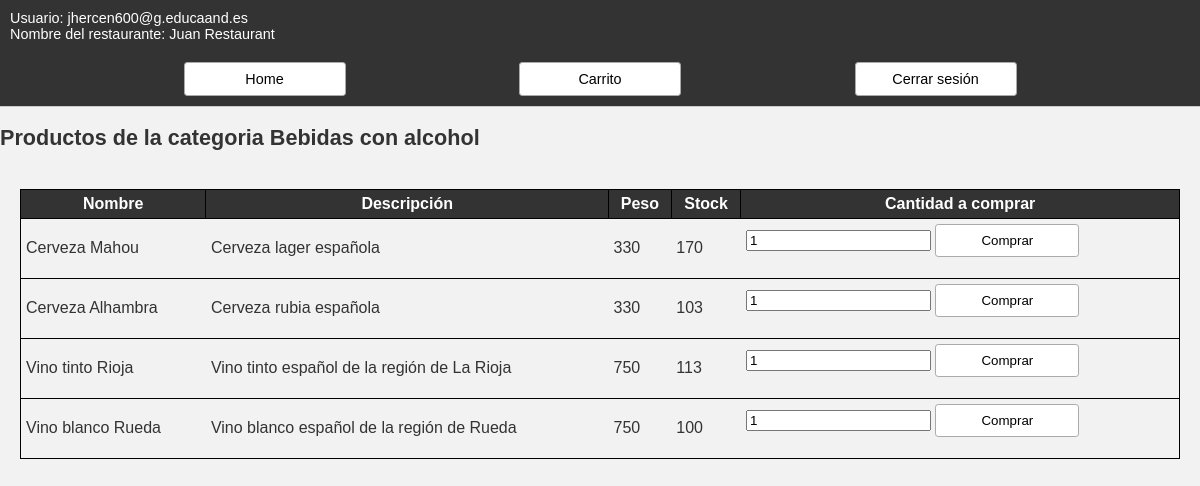
Page /src/proyectoTienda/productos.php?categoria=2 (signed in) on the committed database.
### tables this page shows
CREATE TABLE `categorias` (
  `codCat` int(11) NOT NULL,
  `nombre` varchar(45) NOT NULL,
  `descripcion` varchar(200) NOT NULL
);

CREATE TABLE `productos` (
  `codProd` int(11) NOT NULL,
  `nombre` varchar(45) NOT NULL,
  `descripcion` varchar(90) NOT NULL,
  `peso` double NOT NULL,
  `stock` int(11) NOT NULL,
  `categoria` int(11) NOT NULL
);

### src/proyectoTienda/inc/funciones/categorias.php (called while the page is built, shortened)
<?
function cargar_categoria($codCat, $db)
{
    $sql = "SELECT * FROM categorias WHERE codCat = :codigo";
    $consultaPrep = $db->prepare($sql);
    $consultaPrep->execute(array(":codigo" => $codCat));
    if ($consultaPrep->rowCount() > 0) {
        return $consultaPrep->fetch();
    } else {
        return false;
    }
}

### src/proyectoTienda/inc/funciones/productos.php (called while the page is built, shortened)
<?
function cargar_productos_categoria($codCat, $db)
{
    $sql = "SELECT * FROM productos WHERE categoria = :codigo";
    $consultaPrep = $db->prepare($sql);
    $consultaPrep->execute(array(":codigo" => $codCat));
    if ($consultaPrep->rowCount() > 0) {
        return $consultaPrep->fetchAll();
    } else {
        return false;
    }
}

### src/proyectoTienda/productos.php (the view, shortened to what this page needs)
<?
require_once("inc/bd.php");
require_once("inc/funciones/categorias.php");
require_once("inc/funciones/productos.php");
require_once("inc/secciones/cabecera.php");
?>
<!DOCTYPE html>
<html lang="en">
<head>
</head>
<body>
    <?
    $cargaCategoria = cargar_categoria($_GET["categoria"], $db);
    if (!$cargaCategoria) {
        echo "<h2>No existe la categoria</h2>";
    } else {
        echo "<h2>Productos de la categoria " . $cargaCategoria["nombre"] . "</h2>";
        $productos = cargar_productos_categoria($_GET["categoria"], $db);
        if (!$productos) {
            echo "<h3>No hay productos en esta categoria</h3>";
        } else {
    ?>
            <table>
                <tr>
                    <th>Nombre</th>
                    <th>Descripción</th>
                    <th>Peso</th>
                    <th>Stock</th>
                    <th>Cantidad a comprar</th>
                </tr>
                <?
                foreach ($productos as $producto) {
                    if ($producto["stock"] == 0) {
                    } else {
                ?>
                        <tr>
                            <td><?= $producto["nombre"] ?></td>
                            <td><?= $producto["descripcion"] ?></td>
                            <td><?= $producto["peso"] ?></td>
                            <td><?= $producto["stock"] ?></td>
                            <td>
                                <form action="anadir.php" method="POST">
                                    <input type="number" name="unidades" min=1 value=1>
                                    <button type="submit">Comprar</button>
                                </form>
                            </td>
                        </tr>
                <?
                    }
                }
                ?>
            </table>
    <?
        }
    }
    ?>
</body>
</html>

### src/proyectoTienda/inc/estilo.css (style rules this page uses)
body { background-color: #f2f2f2; color: #333; display: flex; flex-direction: column; font-family: Arial, Helvetica, sans-serif; font-size: 0.9em; height: 100%; margin: 0; padding: 0; }
html { height: 100%; }
a, button { background-color: white; border: solid 1px #aaa; border-radius: 0.2rem; color: black; display: inline-block; min-width: 9rem; padding: 0.5rem; text-align: center; text-decoration: none; }
table:not(#login) { border: 1px solid black; border-collapse: collapse; margin: 20px; }
td { padding: 5px; }
td:last-child { font-style: italic; }
th { background-color: #333; border: 1px solid black; color: white; padding: 5px; }
tr { border: 1px solid black; }

### rows in the picture
categorias: nombre "Bebidas con alcohol"
productos: nombre "Cerveza Mahou", descripcion "Cerveza lager española", peso "330", stock "170"
productos: nombre "Cerveza Alhambra", descripcion "Cerveza rubia española", peso "330", stock "103"
productos: nombre "Vino tinto Rioja", descripcion "Vino tinto español de la región de La Rioja", peso "750", stock "113"
productos: nombre "Vino blanco Rueda", descripcion "Vino blanco español de la región de Rueda", peso "750", stock "100"

### other values in the picture
$_SESSION['usuario'] "jhercen600@g.educaand.es"
$_SESSION["nombre"] "Juan Restaurant"
